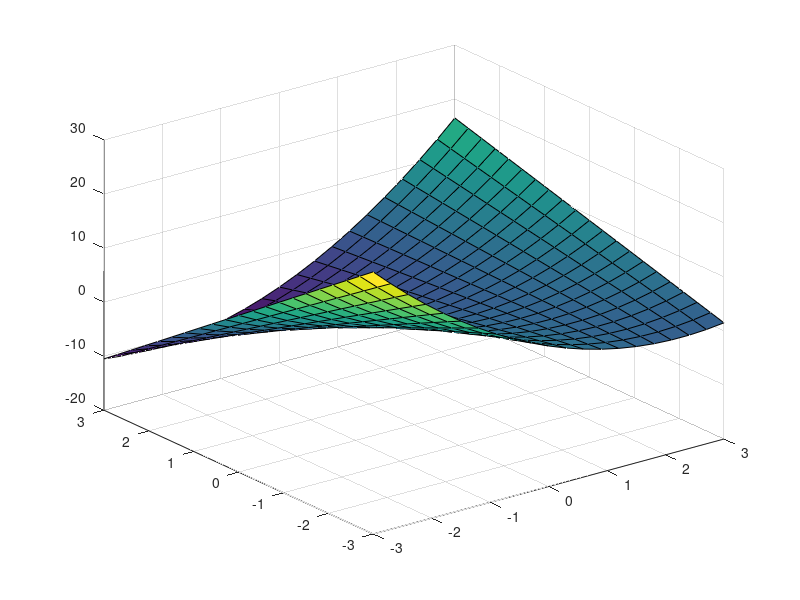

MATLAB code to generate this figure:

%Generar vectores normales a la superficie
%Definimos nuestra área de trabajo
[X,Y] = meshgrid(-3:0.3:3); 

%Generamos nuestra función Z
Z = X.^2-2*Y+1.5*X.*Y;

%Graficamos X, Y, & Z.
surf(X,Y,Z); %Genera la gráfica de la superficie
%serfnorm(X,Y,Z) %Genera la misma gráfica, pero con los vectores normales a la superficie

